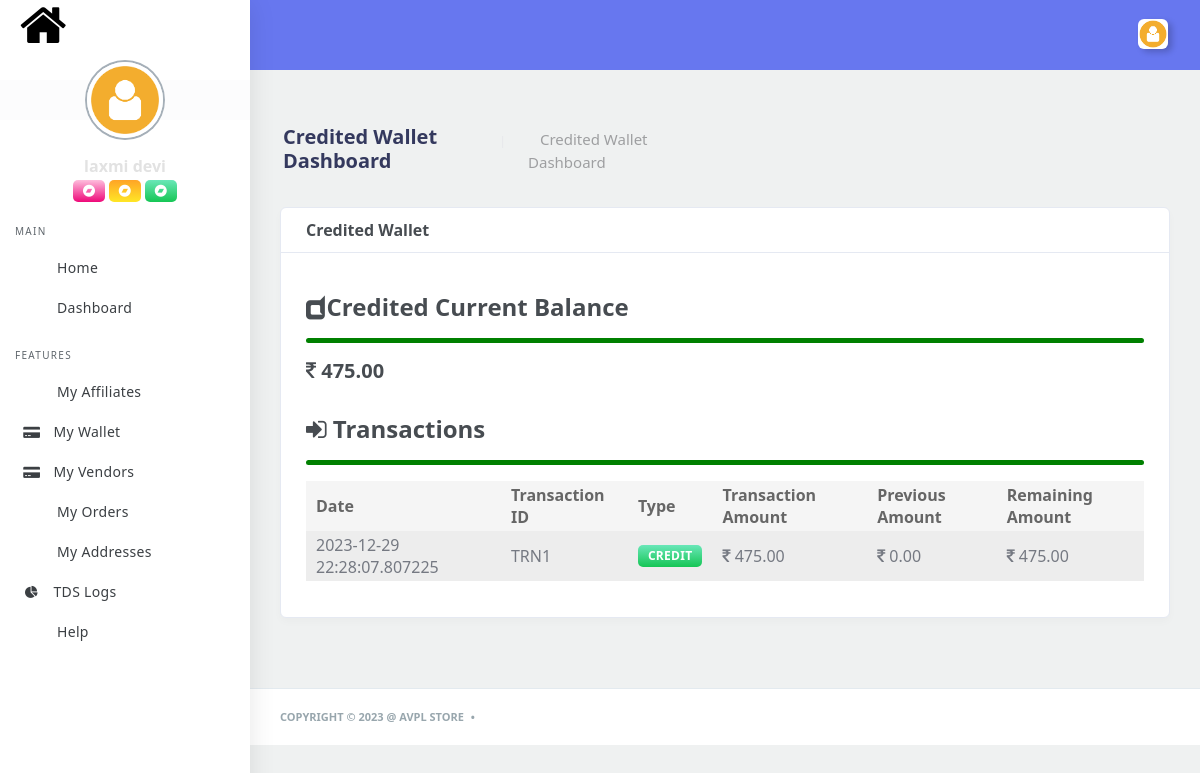
Screenshot of /user/creditedmoney (signed in) with the database file from the repository.
### user_app/models.py (models this page shows, shortened)
class UserData(models.Model):
	user = models.OneToOneField(User, on_delete=models.CASCADE, related_name='usr')
	first_name = models.CharField(max_length=50, null=True, blank=True)
	last_name = models.CharField(max_length=50, null=True, blank=True)
	phone = models.CharField(max_length=10, null=True, blank=True)
	address = models.CharField(max_length=100, null=True, blank=True)
	zipcode = models.CharField(max_length=20, null=True, blank=True)
	latitude = models.FloatField(null=True, blank=True)
	longitude = models.FloatField(null=True, blank=True)
	gender = models.CharField(max_length=20, null=True, blank=True)
	profile_pic =  models.ImageField(upload_to='profile', null=True, blank=True)
	pv = models.FloatField(default=0.0)
	sponsor = models.ForeignKey(User, on_delete=models.CASCADE, null=True,blank=True)
	is_active = models.BooleanField(default=False)
	subscribed = models.BooleanField(default=False)
	class Meta:
		db_table="UserData"

class CreditedMoney(models.Model):
	user = models.ForeignKey(User, on_delete=models.CASCADE)
	current_balance = models.FloatField(default=0.0)

class CreditedMoneyTransaction(models.Model):
	creditedmoney = models.ForeignKey(CreditedMoney, on_delete=models.CASCADE)
	transaction_date = models.DateTimeField()
	transaction_type = models.CharField(max_length=20)
	transaction_amount = models.FloatField()
	previous_amount = models.FloatField()
	remaining_amount = models.FloatField()

### user_app/views.py (the view)
# urls.py: path('creditedmoney', creditedmoney_user_wallet),
@csrf_exempt
def creditedmoney_user_wallet(request):
	if check_user_authentication(request, 'User'):
		if not CreditedMoney.objects.filter(user=request.user).exists():
			CreditedMoney.objects.create(user=request.user)
		dic = {'user':UserData.objects.get(user=request.user),
			'creditedmoney':CreditedMoney.objects.get(user=request.user),
			'creditedmoney_transactions':CreditedMoneyTransaction.objects.filter(creditedmoney=CreditedMoney.objects.get(user=request.user)).order_by('-transaction_date'),
			'notification':get_notifications(request.user),
			'notification_len':len(Notification.objects.filter(user=request.user, read=False)),
		}
		return render(request, 'user_app/creditedmoney_wallet-dash.html', dic)
	else:
		return render(request, '403.html')

### main_app/utils.py (called while the page is built)
def get_notifications(user):
	now_date=datetime.datetime.now()
	dic={}
	lt=[]
	for x in Notification.objects.filter(user=user):
		time = x.notification_date.time()
		date = x.notification_date.date()
		hour = int(str(time)[0:2])
		minute = int(str(time)[3:5])
		year = str(x.notification_date.date())[0:4]
		month = str(x.notification_date.date())[5:7]
		day = str(x.notification_date.date())[8:10]
		new = datetime.datetime(int(year), int(month), int(day), hour, minute, 0, 0, tzinfo=None)
		dic={
			'text':x.text,
			'time':timeago.format(new, now_date.replace(tzinfo=None))
		}
		lt.append(dic)
	return list(reversed(lt))

def check_user_authentication(request, user_type):
	if request.user.is_authenticated:
		if request.user.role.level.level == user_type:
			return True
	return False

### templates/user_app/creditedmoney_wallet-dash.html (shortened to what this page needs)
{% extends 'user_app/base.html' %}
{% load static %}
{% block main %}
            <div class="main-content">
               <section class="section">
                  <div class="section-header">
                     <div class="row">
                        <div class="col-xl-6 col-lg-6 col-md-6 col-sm-12">
                           <div class="section-header-breadcrumb-content">
                              <h1>Credited Wallet Dashboard</h1>
                              <div class="section-header-breadcrumb">
                                 <div class="breadcrumb-item active"><a href="/user/"><i class="fas fa-home"></i></a></div>
                                 <div class="breadcrumb-item"><a href="#">Credited Wallet Dashboard</a></div>
                              </div>
                           </div>
                        </div>
                     </div>
                  </div>
                  <div class="section-body">
                     <div class="row">
                        <div class="col-12">
                           <div class="card">
                              <div class="card-header">
                                 <h4>Credited Wallet</h4>
                              </div>
                              <div class="card-body">
                                    <div class="row">
                                       <div class="col-lg-12 col-md-12 col-sm-12">
                                          <h4><i class="fa fa-dashcube"></i>Credited Current Balance</h4>
                                          <hr style="border-width:5px;border-color:green;border-radius:20px;margin-bottm:10px;">
                                          <h5><i class="fa fa-inr"></i> {{creditedmoney.current_balance|floatformat:2}}</h5>
                                       </div>
                                       <div class="col-lg-12 mt-4 col-md-12 col-sm-12">
                                          <h4><i class="fa fa-sign-in"></i> Transactions</h4>
                                          <hr style="border-width:5px;border-color:green;border-radius:20px;margin-bottm:10px;">
                                          <div class="table-responsive">
                                             <table class="table table-striped table-hover" id="tableExport" style="width:100%;">
                                                <thead>
                                                   <tr>
                                                      <th>Date</th>
                                                      <th>Transaction ID</th>
                                                      <th>Type</th>
                                                      <th>Transaction Amount</th>
                                                      <th>Previous Amount</th>
                                                      <th>Remaining Amount</th>
                                                   </tr>
                                                </thead>
                                                <tbody>
                                                   {% for x in creditedmoney_transactions %}
                                                   <tr>
                                                      <td>{{ x.transaction_date|safe }}</td>
                                                      <td>TRN{{ x.id|safe }}</td>
                                                      {% if x.transaction_type == 'CREDIT' %}
                                                      <td><span class="badge badge-success">{{ x.transaction_type }}</span></td>
                                                      {% else %}
                                                      <td><span class="badge badge-danger">{{ x.transaction_type }}</span></td>
                                                      {% endif %}
                                                      <td><i class="fa fa-inr"></i> {{ x.transaction_amount|floatformat:2 }}</td>
                                                      <td><i class="fa fa-inr"></i> {{ x.previous_amount|floatformat:2 }}</td>
                                                      <td><i class="fa fa-inr"></i> {{ x.remaining_amount|floatformat:2 }}</td>
                                                   </tr>
                                                   {% endfor %}
                                                </tbody>
                                             </table>
                                          </div>
                                       </div>
                                    </div>
                              </div>
                           </div>
                        </div>
                     </div>
                  </div>
               </section>
            </div>
{% endblock %}

### templates/user_app/base.html (shortened to what this page needs)
﻿<!DOCTYPE html>
{% load static %}
<html lang="en">
   <head>
      <link rel="stylesheet" href="{% static 'dash/css/app.min.css' %}">
      <link rel="stylesheet" href="{% static 'dash/bundles/jqvmap/dist/jqvmap.min.css' %}">
      <link rel="stylesheet" href="{% static 'dash/bundles/weather-icon/css/weather-icons.min.css' %}">
      <link rel="stylesheet" href="{% static 'dash/bundles/weather-icon/css/weather-icons-wind.min.css' %}">
      <link rel="stylesheet" href="{% static 'dash/bundles/bootstrap-social/bootstrap-social.css' %}">
      <link rel="stylesheet" href="{% static 'dash/bundles/datatables/datatables.min.css' %}">
      <link rel="stylesheet" href="{% static 'dash/bundles/datatables/DataTables-1.10.16/css/dataTables.bootstrap4.min.css' %}">
      <link rel="stylesheet" href="{% static 'dash/css/style.css' %}">
      <link rel="stylesheet" href="{% static 'dash/css/components.css' %}">
      <link rel="stylesheet" href="{% static 'dash/css/custom.css' %}" />
      <link rel="stylesheet" href="https://cdnjs.cloudflare.com/ajax/libs/font-awesome/4.7.0/css/font-awesome.min.css">
   </head>
   <body>
      <div id="app">
         <div class="main-wrapper main-wrapper-1">
            <div class="navbar-bg"></div>
            <nav class="navbar navbar-expand-lg main-navbar">
               <div class="form-inline mr-auto">
                  <ul class="navbar-nav mr-3">
                     <li><a href="#" data-toggle="sidebar" class="nav-link nav-link-lg collapse-btn"><i
                        class="fas fa-bars"></i></a></li>
                     <li><a href="#" class="nav-link nav-link-lg fullscreen-btn">
                        <i class="fas fa-expand"></i>
                        </a>
                     </li>
                  </ul>
               </div>
               <ul class="navbar-nav navbar-right">
                  <li class="dropdown dropdown-list-toggle">
                     <a href="#" onclick="mark_notification_read();" data-toggle="dropdown"
                        class="nav-link notification-toggle nav-link-lg"><i class="far fa-bell"></i>{% if notification_len != 0 %}<span class="notification-count bg-green" id="notification_len">{{notification_len}}</span>{% endif %}</a>
                  </li>
                  <li class="dropdown">
                     <a href="#" data-toggle="dropdown"
                        class="nav-link dropdown-toggle nav-link-lg nav-link-user">
                     <img alt="image" src="{% static 'download.png' %}" class="user-img-radious-style">
                     </a>
                  </li>
               </ul>
            </nav>
            <div class="main-sidebar sidebar-style-2">
               <aside id="sidebar-wrapper">
                  <div class="sidebar-brand">
                     <a href="/">
                     <i class="header-logo fa fa-home" style="font-size: 50px;"></i>
                     </a>
                  </div>
                  <ul class="sidebar-menu">
                     <li class="dropdown active" style="display: block;">
                        <div class="sidebar-profile">
                           <div class="siderbar-profile-pic">
                              {% if user.profile_pic %}
                             <a href="/user/profile"> <img src="{{user.profile_pic.url}}" class="profile-img-circle box-center" alt="User Image"></a>
                             {% else %}
                             <a href="/user/profile"> <img src="{% static 'download.png' %}" class="profile-img-circle box-center" alt="User Image"></a>
                             {% endif %}
                           </div>
                           <div class="siderbar-profile-details">
                              <br>
                              <div class="siderbar-profile-name">{{ user.first_name|safe }} {{ user.last_name|safe }}</div>
                              <span class="badge badge-danger" id="color_red" ><i class="fa fa-bandcamp"></i></span>
                              <span class="badge badge-warning" id="color_yellow"><i class="fa fa-bandcamp"></i></span>
                              <span class="badge badge-success" id="color_green"><i class="fa fa-bandcamp"></i></span>
                           </div>
                        </div>
                     </li>
                     <li class="menu-header">Main</li>
                     <li><a class="nav-link" href="/"><i class="fas fa-home"></i><span>Home</span></a></li>
                     <li><a class="nav-link" href="/user/" onclick="userpv();"><i class="fas fa-desktop"></i><span>Dashboard</span></a></li>
                     <li class="menu-header">Features</li>
                     <li class="dropdown">
                        <a href="#" class="nav-link has-dropdown"><i class="fas fa-sitemap"></i><span>My Affiliates</span></a>
                     </li>
                     <li class="dropdown">
                        <a href="#" class="nav-link has-dropdown"><i class="fa fa-credit-card-alt"></i><span>My Wallet</span></a>
                     </li>
                     <li class="dropdown">
                        <a href="#" class="nav-link has-dropdown"><i class="fa fa-credit-card-alt"></i><span>My Vendors</span></a>
                     </li>
                     <li><a class="nav-link" href="/user/myorder"><i class="fas fa-shopping-bag"></i><span>My Orders</span></a></li>
                     <li><a class="nav-link" href="/user/myaddress"><i class="fas fa-map-marker"></i><span>My Addresses</span></a></li>
                     <li><a class="nav-link" href="/user/tds_log/"><i class="fa fa-pie-chart"></i><span>TDS Logs</span></a></li>
                     <li><a class="nav-link" href="/user/help"><i class="fas fa-question-circle"></i><span>Help</span></a></li>
                      </ul>
               </aside>
            </div>
            {% block main %}{% endblock %}
            <footer class="main-footer">
               <div class="footer-left">
                  Copyright &copy; <script>document.write(new Date().getFullYear());</script> @ AVPL Store
                   <div class="bullet"></div>
               </div>
            </footer>
         </div>
      </div>
   </body>
</html>

### static/dash/css/components.css (style rules this page uses)
.box-center { margin:0 auto }

### rows the page displays
UserData: first_name "laxmi", last_name "devi"
CreditedMoney: current_balance "475.00"
CreditedMoneyTransaction: transaction_date "2023-12-29 22:28:07.807225", id "1", transaction_type "CREDIT", transaction_amount "475.00", previous_amount "0.00", remaining_amount "475.00"
